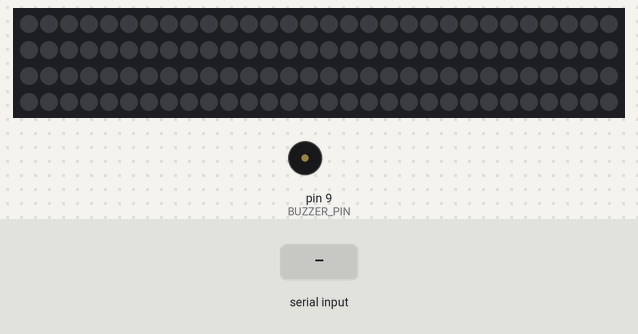
Bench run of a sketch on a simulated Arduino Uno, built with avr-gcc and run on an emulated ATmega328P. Parts: 120 RGB LEDs in strip order, left to right, continuing on the next row, buzzer (waves = sounding). The inputs (shaded band) are chosen by the test bench. Dim RGB values are drawn brighter than linear.

Above: at 1.2 s.
1.3 s: "R" received over Serial
At 2.3 s:
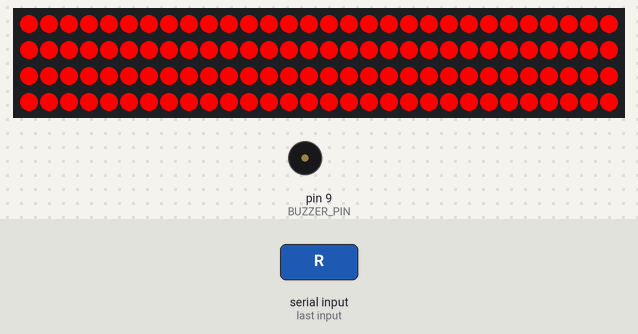
3.3 s: "G" received over Serial
At 4.5 s:
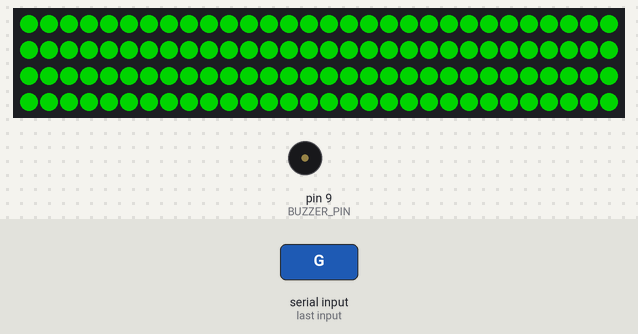
4.8 s: "O" received over Serial
At 5.8 s:
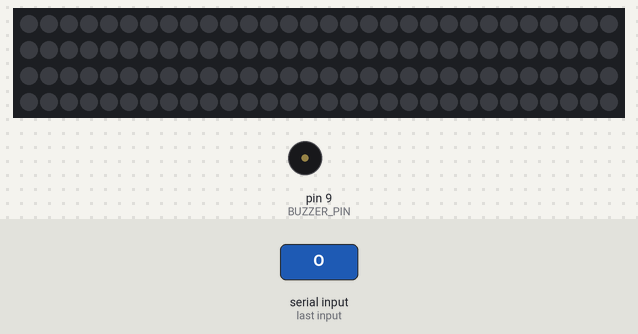
Timing chart, 0 to 7.8 s (numbered marks = the images above; inputs shaded):
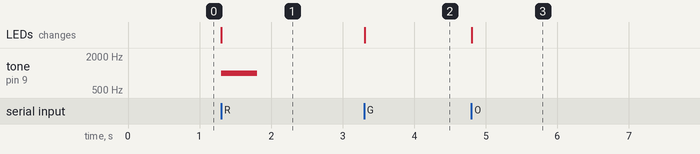

The sketch:

gamewithlight.ino.ino
```cpp
#include <FastLED.h>

#define LED_PIN 6  // Pin where the LED strip is connected
#define NUM_LEDS 120  // Number of LEDs in the strip
#define BUZZER_PIN 9  // Pin where the buzzer is connected

CRGB leds[NUM_LEDS];

void setup() {
  Serial.begin(9600);
  FastLED.addLeds<NEOPIXEL, LED_PIN>(leds, NUM_LEDS);
  pinMode(BUZZER_PIN, OUTPUT);
}

void loop() {
  if (Serial.available() > 0) {
    char command = Serial.read();
    if (command == 'G') {
      setStripColor(CRGB::Green);  // Green
    } else if (command == 'R') {
      setStripColor(CRGB::Red);  // Red
      tone(BUZZER_PIN, 1000, 500);  // Play sound for 500ms
    } else if (command == 'O') {
      turnOffStrip();  // Turn off LEDs
    }
  }
}

void setStripColor(CRGB color) {
  for (int i = 0; i < NUM_LEDS; i++) {
    leds[i] = color;
  }
  FastLED.show();
}

void turnOffStrip() {
  for (int i = 0; i < NUM_LEDS; i++) {
    leds[i] = CRGB::Black;
  }
  FastLED.show();
}
```

Measured:
- after the input at 1.3 s, tone on pin 9 (BUZZER_PIN): silent → 1000 Hz at once, → silent 0.50 s later; the LEDs: change at once (image 1)
- after the input at 3.3 s, the LEDs: change at once (image 2)
- after the input at 4.8 s, the LEDs: change at once (image 3)
